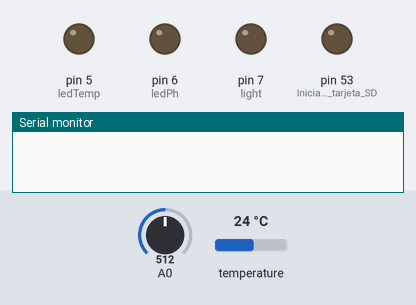
This sketch was run on a simulated Arduino Mega 2560, built with avr-gcc and run on an emulated ATmega2560. Shown: output pins drawn as LEDs (lit = HIGH), the last lines printed to the serial monitor. The test bench sets the inputs (shaded band); at power-on: A0 = 512, temperature 24 °C. The local clock reads 2024-03-15 10:24:30 at power-on unless the sketch sets it; storage starts empty.

Above: at 0.1 s.
At 1.0 s:
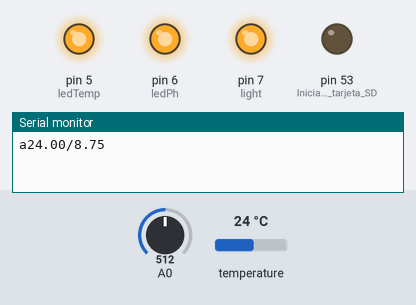
Timing chart, 0 to 2.5 s (numbered marks = the images above):
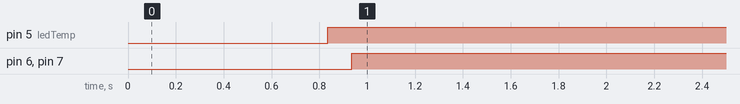

The sketch:

BluethFish.ino
```cpp
#include <BluethFishLibrary.h>
#include <Wire.h>
#include "RTClib.h"
#include <OneWire.h>
#include <DallasTemperature.h>
#include <SD.h>
#include <String.h>

#define TempSensorPin 2
#define PhSensorPin 0

OneWire ourWire(TempSensorPin);
DallasTemperature sensors (&ourWire);

RTC_DS1307 RTC;

File myFile;
File myTestFile;
int aquariumID;
int lightOnHour,lightOnMinute,lightOffHour,lightOffMinute;
int lightOn,lightOff;
float tMin,tMax;
float phMin,phMax;
int myDelay;
int actualSecond, actualMinute, actualHour;
int actualTime;
char fileName[]= "/data/00000000.txt";
float phValue;

int ledTemp =5;
int ledPh = 6;
int light = 7;
int ledTest=8;
char incomingByte;
char incomingData[50];
int i;

void setup () {
  Wire.begin(); // Inicia el puerto I2C
  RTC.begin(); // Inicia la comunicación con el RTC
  //RTC.adjust(DateTime(__DATE__, __TIME__)); // Establece la fecha y hora (Comentar una vez establecida la hora)
  Serial.begin(9600); // Establece la velocidad de datos del puerto serie
  sensors.begin();

  //Pines de los led
  pinMode(ledTemp, OUTPUT);
  pinMode(ledPh, OUTPUT);
  pinMode(light, OUTPUT);

  pinMode(53, OUTPUT);//Inicia la tarjeta SD
  if (!SD.begin(4)) {
    return;
  }

  if(!SD.exists("/data/")){
    SD.mkdir("/data/");
  }
  if(!SD.exists("/config/")){
    SD.mkdir("/config/");
    setConfig("1/10:00/22:00/25.0/30.0/5/7/30/");
  }
  //se abre el archivo config y se ponen los datos en los int pasados por referencia
  getConfig(&aquariumID,&lightOnHour, &lightOnMinute, &lightOffHour,&lightOffMinute, &tMin,&tMax,&phMin,&phMax, &myDelay);

}
void loop () {
  sensors.requestTemperatures();
  float temp = sensors.getTempCByIndex(0);
  DateTime now = RTC.now(); // Obtiene la fecha y hora del RTC

  if(Serial.available() > 0){

      incomingByte = Serial.read();
      switch(incomingByte){
        case 'c':
                for(i=0;i<49;i++){
                  incomingData[i] = Serial.read();
                }
                setConfig(incomingData);
                getConfig(&aquariumID,&lightOnHour, &lightOnMinute, &lightOffHour,&lightOffMinute, &tMin,&tMax,&phMin,&phMax, &myDelay);
                break;
        case 'g':
                listFile();
                break;
        case 's':
                for(i=0;i<49;i++){
                  incomingData[i] = Serial.read();
                }
                getFileData(incomingData);
                break;
      }

  }

  actualSecond = now.second();
  actualMinute = now.minute();
  actualHour = now.hour();

    //comprobacion temperatura
  if(tMin > temp || tMax < temp){
      digitalWrite(ledTemp,HIGH);
    }else{
      digitalWrite(ledTemp,LOW);
    }

  //comprobacion ph
  phValue = getPhValue(PhSensorPin);
  if(phMin > phValue || phMax < phValue){
      digitalWrite(ledPh,HIGH);
    }else{
      digitalWrite(ledPh,LOW);
    }

  //CODIGO PARA LA COMPROBACION DE LA LUZ
  lightOn=lightOnHour*100+lightOnMinute;
  lightOff=lightOffHour*100+lightOffMinute;
  actualTime = actualHour*100+actualMinute;
  if((lightOn <= actualTime) && (lightOff >= actualTime)){
    digitalWrite(light,HIGH);
  }else{
    digitalWrite(light,LOW);
  }


  //Envio de valores actuales
  char tChar[5]="";
  char phChar[5]="";
  char valores[20]="";

  strncat(valores,"a",20);
  dtostrf(temp,2,2,tChar);
  strncat(valores,tChar,20);
  strncat(valores,"/",20);
  dtostrf(phValue,2,2,phChar);
  strncat(valores,phChar,20);
  Serial.println(valores);

  //Obtencion del nombre del fichero
  getFileName(fileName,now.day(),now.month(),now.year());
  myFile = SD.open(fileName, FILE_WRITE);

  if (myFile) {

    // Horas
    if(actualHour < 10 ){
      myFile.print("0");
    }
    myFile.print(actualHour);
    myFile.print(':');
    // Minutos
    if(actualMinute < 10 ){
      myFile.print("0");
    }
    myFile.print(actualMinute);
    myFile.print(':');
    // Segundos
    if(actualSecond < 10 ){
      myFile.print("0");
    }
    myFile.print(actualSecond);
    myFile.print(' ');

    //temperatura
    myFile.print("Temp: ");
    myFile.print(temp);
    myFile.print(" C ");

    //PH
    myFile.print("PH: ");
    myFile.println(phValue,2);


    myFile.close();


  } else {
    Serial.println("error opening file");
  }

  delay(myDelay);
}
```

Measured:
- by itself, pin 5 (ledTemp): LOW → HIGH at 0.84 s
- by itself, pin 6 (ledPh), pin 7 (light): LOW → HIGH at 0.94 s
